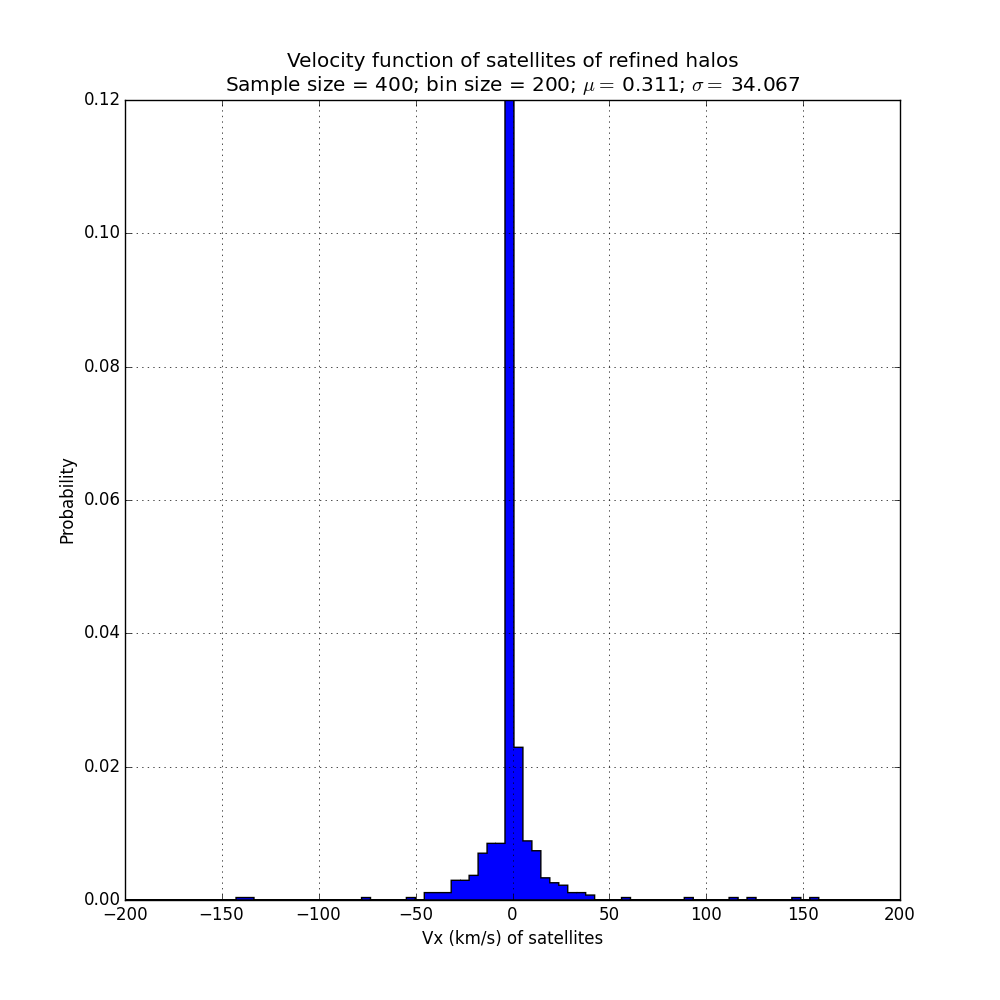

Write the Python code that produced this figure.
import sqlite3
import os
import sys
import numpy
import random
from numpy import * 
from numpy import linalg
import scipy
from scipy.optimize import brentq
import pylab as pl
import matplotlib.pyplot as plt
import matplotlib.mlab as mlab
import numpy as np
np.seterr(divide = 'ignore', invalid = 'ignore')

# Connecting to the database
conn = sqlite3.connect('../ILLUSTRIS.db')
c = conn.cursor()

# 2D array of velocities of satellites for each range
velocities = []

n_bins_def = 200
host_count_def = 400
Vpeak = 12

# n_bins = 200 is a good choice
n_bins = raw_input("\nEnter no. of bins (Press Enter for default = {Def}): ".format(Def = n_bins_def))
if len(n_bins) == 0:
	n_bins = n_bins_def
else:
	n_bins = int(n_bins)

# Number of hosts (100 is a good choice)
host_count = raw_input("\nEnter set size (Press Enter for default = {Def}): ".format(Def = host_count_def))
if len(host_count) == 0:
	host_count = host_count_def
else:
	host_count = int(host_count)


# Acquiring halos
c.execute("SELECT Groups.GroupID, Groups.GroupNsubs, Groups.GroupFirstSub, GroupVel.X FROM (RefinedGroups INNER JOIN Groups ON RefinedGroups.GroupID = Groups.GroupID INNER JOIN GroupVel ON GroupVel.GroupID = Groups.GroupID)")
Halos = c.fetchall()

#Loading bar
barwidth = 50
fraction = host_count/(barwidth-1)
sys.stdout.write("Creating velocity function:\t[%s]"%(" "*barwidth))
sys.stdout.flush()
sys.stdout.write("\b"*(barwidth+1))

# Selecting random hosts
RandomHosts = []
for j in range(0,host_count):
	if j % fraction == 0:
		sys.stdout.write("#")
		sys.stdout.flush()
	
	ind = np.random.choice(len(Halos))
	while Halos[ind] in RandomHosts:
		ind = np.random.choice(len(Halos))
	Halo = Halos[ind]
	RandomHosts.append(Halos[ind])

	GroupID = Halo[0]
	GroupNSubs = Halo[1]
	GroupFirstSub = Halo[2]
	GroupVelX = Halo[3]
	Satellites = range(GroupFirstSub, GroupFirstSub+GroupNSubs)
	for SatID in Satellites:
		# Adding relative satellite velocity to the 2D array
		c.execute("SELECT SubhaloVel.X, Subhalos.StellarMass, Subhalos.SubhaloVmax FROM Subhalos INNER JOIN SubhaloVel ON Subhalos.SubhaloID = SubhaloVel.SubhaloID WHERE Subhalos.SubhaloID = ?",(SatID,))
		result = c.fetchall()		
		SatVelX = result[0][0]
		SatMass = result[0][1]
		SatVmax = result[0][2]
		# TO-DO: Add a mass cut for satellites
		if SatVmax > Vpeak:
			velocities.append(SatVelX - GroupVelX)

print "\n"
# Create the plot
fig, ax = plt.subplots()
n, bins, patches = ax.hist(velocities, n_bins, normed = 1, histtype = 'stepfilled', stacked = True)
ax.set_xlabel('Vx (km/s) of satellites')
ax.set_ylabel('Probability')
plt.ylim([0,0.12])
plt.xlim([-200,200])
ax.set_title('Velocity function of satellites of refined halos\nSample size = {size}; bin size = {bin}; '.format(size = host_count, bin = n_bins)+"$\mu =$ {mean}; $\sigma =$ {std}".format(mean = '%.3f'% mean(velocities), std = '%.3f'% std(velocities)))
plt.grid(True)
fig.set_size_inches(10,10)	
plt.savefig("SubFind_SatVF_HighVpeak.png")
plt.close()

# Close the connection
conn.commit()
conn.close()

